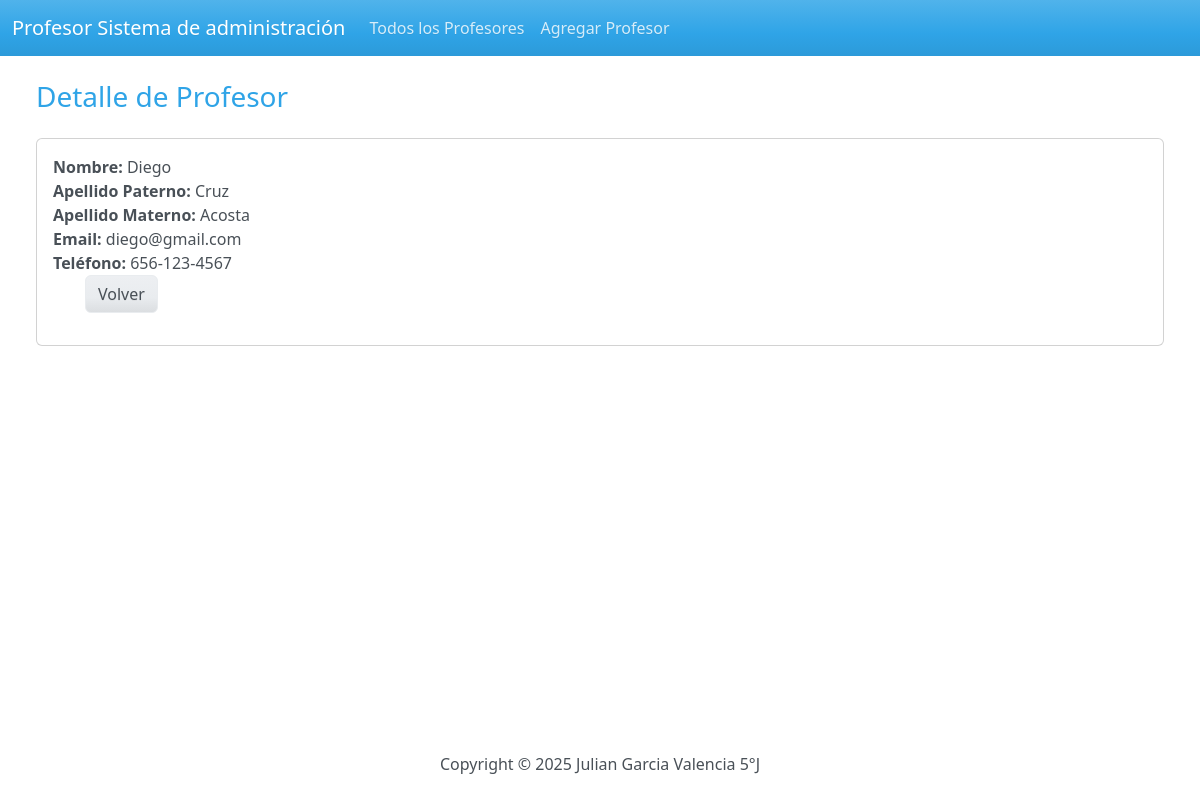
Page /3 on the committed database.
### profesor/models.py (models this page shows, shortened)
class Profesor(models.Model):
    nombre=models.CharField(max_length=100)
    apellido_pat=models.CharField(max_length=100)
    apellido_mat=models.CharField(max_length=100)
    email=models.EmailField()
    telefono=models.CharField(max_length=12)

### profesor/views.py (the view)
# urls.py: path('<int:id>', views.ver_profesores, name='ver_profesores'),
def ver_profesores(request, id):
    profesor = Profesor.objects.get(pk=id)
    return render(request, 'profesor/ver_profesores.html', {'profesor': profesor})

### profesor/templates/profesor/ver_profesores.html
{% extends 'profesor/base.html' %}
{% block body %}
<h3 class='m-4'>Detalle de Profesor</h3>
<div class='card ms-4 me-4'>
    <div class='card-body'>
        <ul class="list-unstyled">
            <li><strong>Nombre:</strong> {{profesor.nombre}}<li>
            <li><strong>Apellido Paterno:</strong> {{ profesor.apellido_pat }}</li>
            <li><strong>Apellido Materno:</strong> {{ profesor.apellido_mat }}</li>
            <li><strong>Email:</strong> {{ profesor.email }}</li>
            <li><strong>Teléfono:</strong> {{ profesor.telefono }}</li>
        <ul>
        <a href="{% url 'index' %}" class="btn btn-secondary">Volver</a>
    </div>
</div>
{% endblock %}

### rows in the picture
Profesor: nombre "Diego", apellido_pat "Cruz", apellido_mat "Acosta", email "diego@gmail.com", telefono "656-123-4567"
